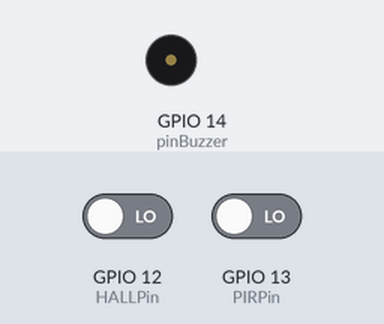
The sketch below on a simulated ESP8266 (NodeMCU). Shown: buzzer (waves = sounding). The inputs (shaded band) are chosen by the test bench; at power-on: GPIO 13 (PIRPin) LOW, GPIO 12 (HALLPin) LOW. WiFi joins after 1.5 s; servers stay silent unless stated; the local clock reads 2024-03-15 10:24:30 at power-on unless the sketch sets it; what the sketch prints to the serial monitor is not drawn.

Above: at 3.0 s.
3.1 s: GPIO 13 (PIRPin) driven HIGH
6.1 s: GPIO 12 (HALLPin) driven HIGH
At 7.2 s:
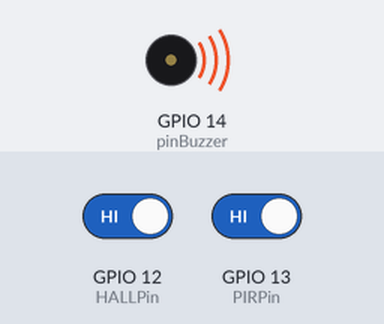
7.6 s: GPIO 12 (HALLPin) driven LOW
At 8.5 s:
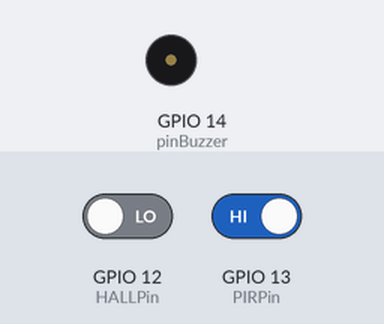
9.1 s: GPIO 12 (HALLPin) driven HIGH
At 9.6 s:
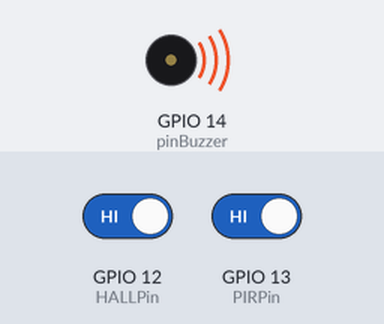
11.8 s: GPIO 13 (PIRPin) driven LOW
At 12.9 s:
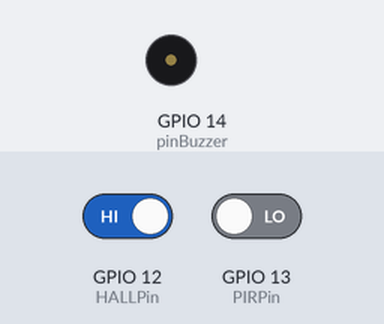
Timing chart, 0 to 14.3 s (numbered marks = the images above; inputs shaded):
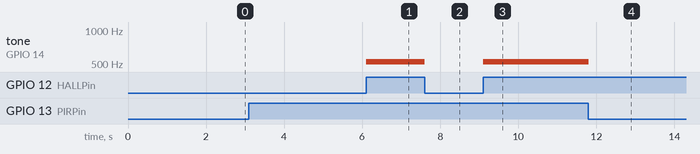

The sketch:

Alarma-De-Puerta-Con-Wifi.ino
```cpp
#include <ESP8266WiFi.h>
#include <WiFiClientSecure.h>
#include <UniversalTelegramBot.h>
#include <ArduinoJson.h>

// remplazar con tu informacion
const char* ssid = "*************";
const char* password = "***********";

// iniciar Telegram BOT
#define BOTtoken "7257081526:AAHWGQc8tk0k8Zag3E9hZKP53MIKe-2iTt0"  // your Bot Token (Get from Botfather)

// ingresar chat id del usuario o del grupo
// recuerda darle start al bot para que se active
// enviale un mensaje al bot(cualquier cosa)
#define CHAT_ID "6793359298"

X509List cert(TELEGRAM_CERTIFICATE_ROOT);
WiFiClientSecure client;
UniversalTelegramBot bot(BOTtoken, client);

const int pinBuzzer = 14; // D5 -> GPIO14
const int HALLPin = 12;   // D6 -> GPIO12
const int PIRPin = 13;    // D7 -> GPIO13

bool motionDetected = false;
unsigned long lastMessageTime = 0;
const unsigned long messageInterval = 5000; // Intervalo mínimo entre mensajes en milisegundos

void ICACHE_RAM_ATTR detectsMovement() {
  motionDetected = true;
}

void setup() {
  Serial.begin(115200);
  configTime(0, 0, "pool.ntp.org"); // tomamos la hora
  client.setTrustAnchors(&cert);    // certificamos la api de telegram

  pinMode(HALLPin, INPUT); // Set sensor hall como input
  pinMode(PIRPin, INPUT_PULLUP);  // et sensor Pir como input internal pull-up
  pinMode(pinBuzzer, OUTPUT); // et sensor buzzer como output

  // se genera una interrupcion:Las interrupciones son útiles para responder rápidamente a eventos, como la señal de un sensor de movimiento, sin tener que comprobar constantemente el estado del sensor en el programa principal (lo que se conoce como "sondeo").
  attachInterrupt(digitalPinToInterrupt(PIRPin), detectsMovement, RISING);

  // aca intenta conectarse a la red
  Serial.print("Connecting Wifi: ");
  Serial.println(ssid);

  WiFi.mode(WIFI_STA);
  WiFi.begin(ssid, password);

  while (WiFi.status() != WL_CONNECTED) {
    Serial.print(".");
    delay(500);
  }

  Serial.println("");
  Serial.println("WiFi connected");
  Serial.print("IP address: ");
  Serial.println(WiFi.localIP());

  bot.sendMessage(CHAT_ID, "Bot started up", "");
}

void loop() {
  // lee los valores de los pines
  int hallValue = digitalRead(HALLPin);
  int pirValue = digitalRead(PIRPin);
  unsigned long currentMillis = millis();

  // si ambos sensores detectan
  if (hallValue == HIGH && pirValue == HIGH) {
    // genera sonido el buzzer
    tone(pinBuzzer, 523);

    // envia el mensaje pasado el tiempo de envio del otro
    if (currentMillis - lastMessageTime > messageInterval) {
      bot.sendMessage(CHAT_ID, "PUERTA ABIERTA Y MOVIMIENTO ADENTRO", "");
      Serial.println("PUERTA ABIERTA Y MOVIMIENTO ADENTRO");
      lastMessageTime = currentMillis; // pasado el tiempo se actualiza y vuelve a leer los sensores para ver si hay moviemiento o algo
    }
  }
  // si solo el pir detecta
  else if (pirValue == HIGH && hallValue == LOW) {
    if (currentMillis - lastMessageTime > messageInterval) {
      // envia mensaje por telegram
      bot.sendMessage(CHAT_ID, "MOVIMIENTO DETECTADO", "");
      Serial.println("SE DETECTO MOVIMIENTO,LA PUERTA ESTA CERRADA");
      lastMessageTime = currentMillis; // pasado el tiempo se actualiza y vuelve a leer los sensores para ver si hay moviemiento o algo
    }
    noTone(pinBuzzer); // buzzer apagado
  }
  // si el sensor esta bajo
  else {
    // detener el buzzer
    noTone(pinBuzzer);
  }

  delay(10); // ajustado para que no sobre cargue el cpu
}
```

Measured:
- after the input at 3.1 s, every drawn part: stays the same
- after the input at 6.1 s, tone on GPIO 14 (pinBuzzer): silent → 523 Hz at once
- after the input at 7.6 s, tone on GPIO 14 (pinBuzzer): 523 Hz → silent at once
- after the input at 9.1 s, tone on GPIO 14 (pinBuzzer): silent → 523 Hz at once
- after the input at 11.8 s, tone on GPIO 14 (pinBuzzer): 523 Hz → silent at once
